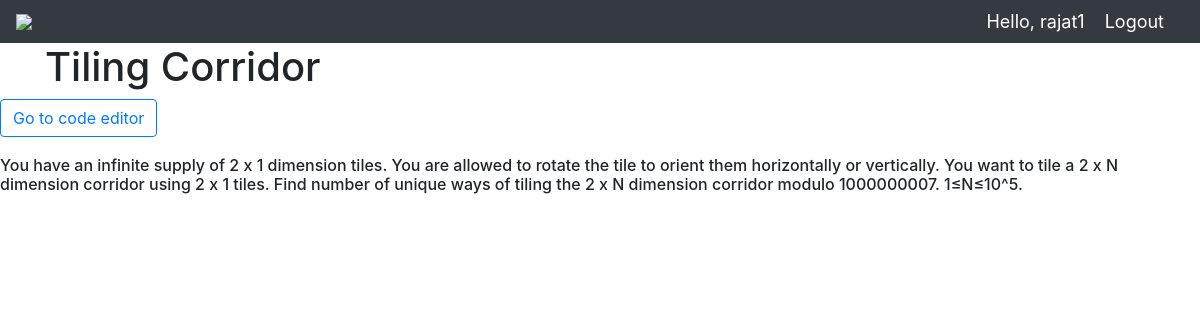
/problems/4/ (signed in), run on the app's committed database.
### OJ/models.py (models this page shows)
class Problem(models.Model):
    problemStatement = models.CharField(max_length=500)
    problemName = models.CharField(max_length=50)
    problemDifficulty = models.CharField(max_length=100)

### OJ/views.py (the view)
# urls.py: path('problems/<int:id>/', views.problemDetails, name="Details"),
@login_required(login_url='Login')
def problemDetails(request, id):
    problem = get_object_or_404(Problem, pk=id)
    return render(request, "OJ/problemDetails.html", {'problem': problem})

### OJ/templates/OJ/problemDetails.html (shortened to what this page needs)
<!doctype html>
<html lang="en">
  <head>
    <link rel="stylesheet"
      href="https://cdn.jsdelivr.net/npm/bootstrap@4.5.3/dist/css/bootstrap.min.css"
>
  </head>
  <body>
    {% include './navbar.html' %}
    <div class="container">
      <h1>{{ problem.problemName }}</h1>
    </div>
    <a role="button" class="btn btn-outline-primary" href="{% url 'Code' problem.id %}">Go to code editor</a><br/>
      <h6><br/>{{ problem.problemStatement }}</h6>
      </body>
    </html>

### OJ/templates/OJ/navbar.html (shortened to what this page needs)
{% load static %}
<nav class="navbar navbar-expand-lg navbar-dark bg-dark">
 <img src="{% static 'images/logo.png' %}">
  <span class="hello-msg">Hello, {{request.user}}</span>
  <span ><a  class="hello-msg" href="{% url 'Logout' %}">Logout</a></span>
</nav>

### OJ/templates/OJ/navbar.html (style rules this page uses)
.hello-msg { font-size: 18px; color: #fff; margin-right: 20px; }

### data on the page
Problem: problemName "Tiling Corridor", problemStatement "You have an infinite supply of 2 x 1 dimension tiles. You are allowed to rotate the tile to orient them horizontally or vertically. You want to tile a 2 x N dimension corridor using 2 x 1 tiles. Find number of unique ways of tiling the 2 x N dimension corridor modulo 1000000007. 1≤N≤10^5."

### other printed values
{{ request.user }} "rajat1"
